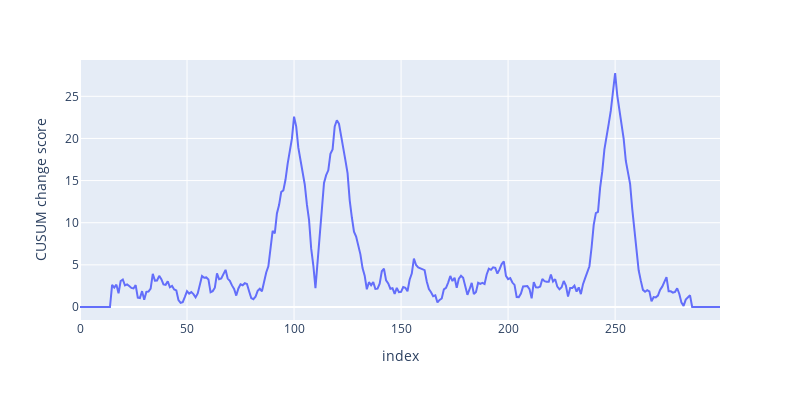

Notebook code cell kept with this figure:
### Markdown cell above
Due to its simplicity, it has a neat and intuitive visual representation.

### Code cell
window_scores = change_detector.transform_scores(df_3d_2anomalies)
px.line(window_scores).update_layout(
    yaxis_title="CUSUM change score",
    width=base_width,
    height=base_height,
    showlegend=False,
)

### Figure 1 — Plotly figure (JSON) as saved in the notebook; plotly's stock layout.template omitted (floating-point values rounded to 4 significant figures; data arrays with more than 128 entries replaced by an {"elided": "..."} marker saying what was removed)
{"data": [{"hovertemplate": "variable=score<br>index=%{x}<br>value=%{y}<extra></extra>", "legendgroup": "score", "line": {"color": "#636efa", "dash": "solid"}, "marker": {"symbol": "circle"}, "mode": "lines", "name": "score", "orientation": "v", "showlegend": true, "type": "scatter", "x": {"elided": "300 int values"}, "xaxis": "x", "y": {"elided": "300 float values"}, "yaxis": "y"}], "layout": {"height": 400, "legend": {"title": {"text": "variable"}, "tracegroupgap": 0}, "margin": {"t": 60}, "showlegend": false, "width": 800, "xaxis": {"anchor": "y", "domain": [0, 1], "title": {"text": "index"}}, "yaxis": {"anchor": "x", "domain": [0, 1], "title": {"text": "CUSUM change score"}}}}
